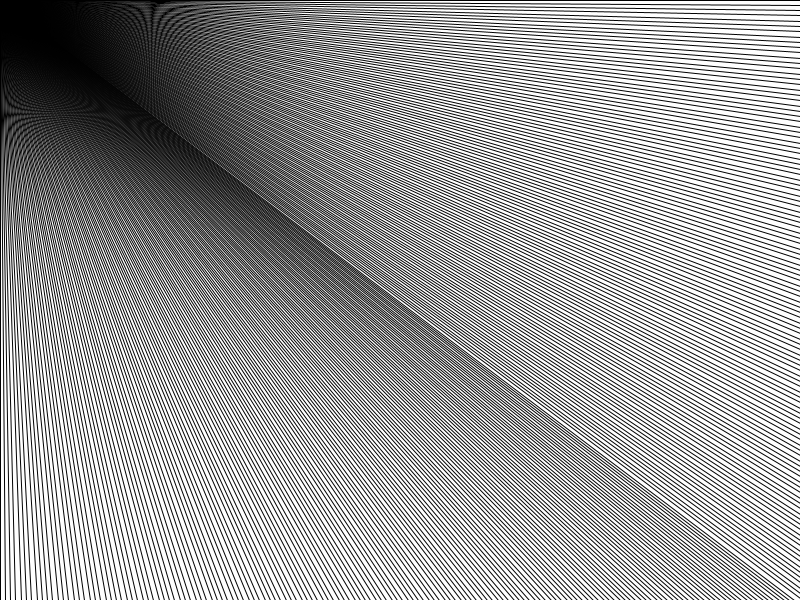
Frame 1 (no input)
Frame 60 (the mouse pressed at the canvas centre just before this capture): identical to frame 1, image omitted
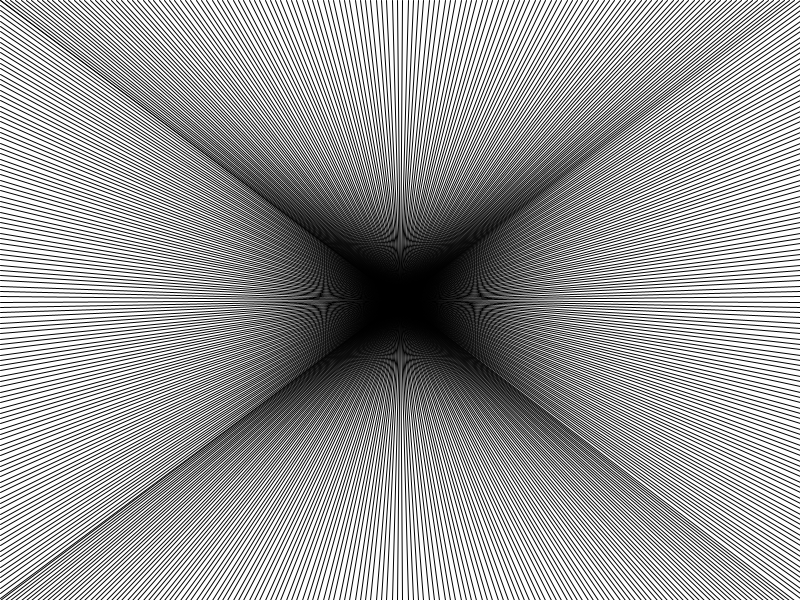
Frame 120 (the mouse held since frame 60 and released just before this capture)

The Processing sketch that drew these frames (run headless with seeded random() and noise(); from frame 60 on, the mouse is pressed at the canvas centre):

// Processing sketch: processing_187598
// ── processing_187598.pde

void setup(){
  size(800,600);
  noCursor();
}

void draw(){
    background(255);
  for(float i=0; i<height; i+=5.3){
    line(mouseX,mouseY,0,i);
    line(mouseX,mouseY,width,i);
  }
  for(float i=0; i<width; i+=5.3){
    line(mouseX,mouseY,i,0);
    line(mouseX,mouseY,i,height);
  }
}
